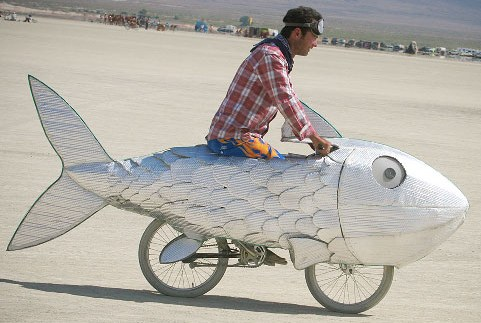
#> input picture pics/fish-bike.jpg, 481 x 323 px
$ jupyter execute --allow-errors image_lib_performance.ipynb   (shell and % lines are left out)   (older library calls are emulated)
#> lines starting #> are read from the running program, lines starting #| are printed output that depends on the picture
### ssd_data.py
"""Some utils for data augmentation."""

import numpy as np
import matplotlib.pyplot as plt
import cv2
import random
import os

eps = 1e-10

class BaseGTUtility(object):
    """Base class for handling datasets.

    Derived classes should implement the following attributes and call the init methode:
        gt_path         str
        image_path      str
        classes         list of str, first class is normaly 'Background'
        image_names     list of str
        data            list of array (boxes, n * xy + one_hot_class)
    optional attributes are:
        text            list of list of str
    """
    # [290 lines left out: functions __init__, init, __str__, plot_gt, plot_input, sample and 6 more, not called in this run]


class InputGenerator(object):
    """Model input generator for data augmentation."""
    # TODO
    # flag to protect bounding boxes from cropping?
    # padding to preserve aspect ratio? crop_area_range=[0.75, 1.25]

    # [34 lines left out: functions __init__, __str__, not called in this run]

    def grayscale(self, rgb):
        return rgb.dot([0.299, 0.587, 0.114])

    # [269 lines left out: functions saturation, brightness, contrast, lighting, noise, horizontal_flip and 5 more, not called in this run]


def preprocess_image(file_name, size=(300,300), lib='skimage'):
    """Preprocess a given image for models trained on ImageNet.
        Does the following steps: load, resize, subtract mean

    # Arguments
        file_name: Path to source image file.
        size: Target image size (height, width).
        lib: Name of the library being usesd
            'pil', 'scipy', 'skimage', 'opencv'

    # Returns
        BGR image as numpy array
    """
#> called with file_name = './pics/fish-bike.jpg', size = (300, 300), lib = 'pil'
    if lib == 'pil':
        import PIL
        img = PIL.Image.open(file_name)
#> img is the input picture: PIL image 481x323 RGB; mean R, G, B 178.9, 174.4, 166.3
        img = img.resize(size, PIL.Image.BILINEAR)
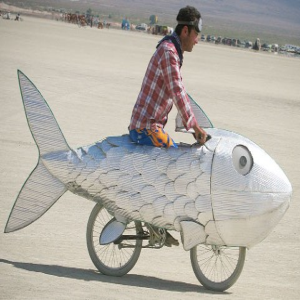
#> img: PIL image 300x300 RGB; mean R, G, B 178.9, 174.4, 166.3
        img = np.array(img, dtype='float32')
#> img: shape (300, 300, 3) float32
        img = img[:,:,(2,1,0)] # RGB to BGR
    elif lib == 'scipy':
        import scipy.misc
        img = scipy.misc.imread(file_name).astype('float32')
        img = scipy.misc.imresize(img, size).astype('float32')
        img = img[:,:,(2,1,0)] # RGB to BGR
    elif lib == 'opencv':
        import cv2
        h, w = size
        img = cv2.imread(file_name)
        img = cv2.resize(img, (w,h), cv2.INTER_LINEAR).astype('float32')
        img = img.astype('float32')
    else:
        # same as in caffe implementation
        import skimage.io
        import skimage.transform
        img = skimage.io.imread(file_name)
        img = img.astype('float32')
        img = img/255.
        img_min = img.min()
        img_max = img.max()
        img = (img - img_min) / (img_max - img_min)
        img = skimage.transform.resize(img, size, order=1) # interpolation order, default is linear
        img = img * (img_max - img_min) + img_min
        img = img.astype('float32')
        img *= 255 # the reference model operates on images in [0,255] range instead of [0,1]
        img = img[:,:,(2,1,0)] # RGB to BGR

    # [6 lines of commented-out code are left out]
    mean = np.array([104,117,123])
    img -= mean[np.newaxis, np.newaxis, :] # subtract mean

    #print((img.shape, img.max(), input_img.min(), img[1,150,150]))

    return img

    # %%timeit
    # pil:     3.57 ms ± 17 µs
    # scipy:   5.33 ms ± 15.2 µs
    # opencv:  2.24 ms ± 11.2 µs
    # skimage: 8.81 ms ± 25.3 µs
    # per loop (mean ± std. dev. of 7 runs, 100 loops each)


### misc/image_lib_performance.ipynb
[cell 1]
import os
os.chdir('..')

[cell 2]
import scipy.misc
import cv2

from matplotlib import pyplot as plt

[cell 3]
from data_icdar2013 import GTUtility
#> (the rest of this cell did not finish here and is left out)

### scipy

#> (a cell that did not finish here is left out)

#> (a cell that did not finish here is left out)

### opencv

#> (a cell that did not finish here is left out)

#> (a cell that did not finish here is left out)

### Preprocessing

[cell 8]
from ssd_data import preprocess_image

img_path = './pics/fish-bike.jpg'
size = (300,300)

for lib in ['pil', 'scipy', 'opencv', 'skimage']:
    img = preprocess_image(img_path, size, lib=lib)

[cell 9]
img = preprocess_image(img_path, size, lib='pil')

[cell 10]
img = preprocess_image(img_path, size, lib='scipy')

[cell 11]
img = preprocess_image(img_path, size, lib='opencv')

[cell 12]
img = preprocess_image(img_path, size, lib='skimage')
#> in preprocess_image (call 8), `img_min = img.min()`: img_min = 0
#> in preprocess_image (call 8), `img_max = img.max()`: img_max = 1
#> in preprocess_image (call 8), `img -= mean[np.newaxis, np.newaxis, :]`:
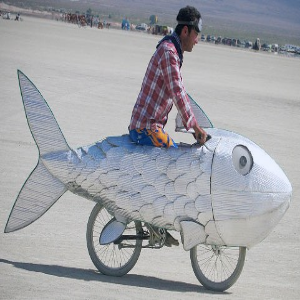
#> img: shape (300, 300, 3) float32; mean B, G, R 62.3, 57.4, 55.9; drawn with min black and max white
